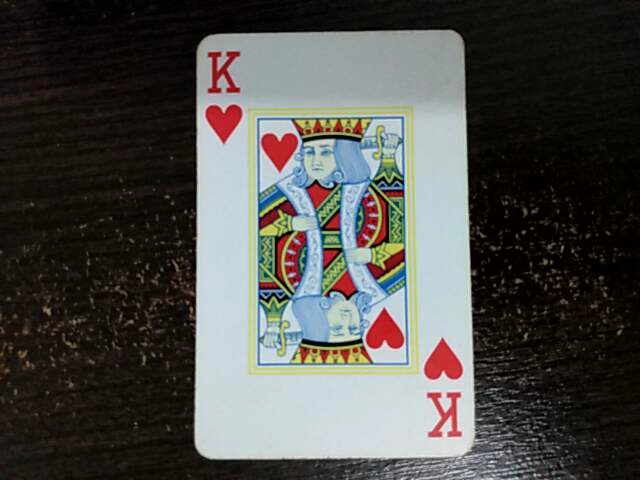
#> input picture computer_vision/featureDetector_tutorial/ImagesQuery/rei.png, 640 x 480 px, found by its file name
$ python featureDetector_tutorial_01.py
#> lines starting #> are read from the running program, lines starting #| are printed output that depends on the picture
import cv2
import numpy as np

imgKing  = cv2.imread('featureDetector_tutorial/ImagesQuery/rei.png',0)
#> imgKing: shape (480, 640); min 0, max 240, mean 77.6
imgQueen = cv2.imread('featureDetector_tutorial/ImagesQuery/rainha.png',0)
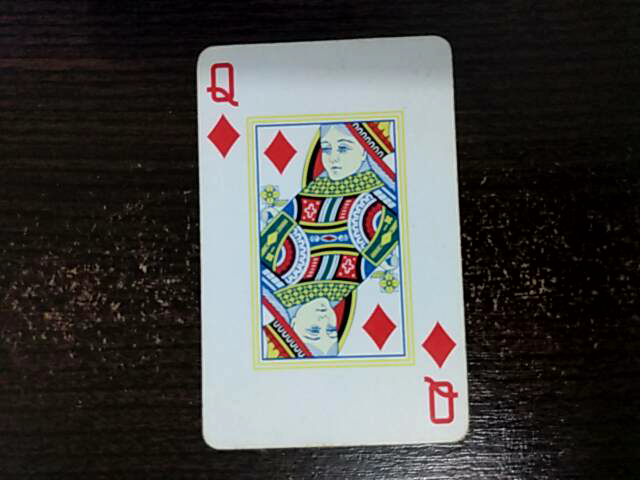
#> input picture computer_vision/featureDetector_tutorial/ImagesQuery/rainha.png, 640 x 480 px, found by its file name
#> imgQueen: shape (480, 640); min 0, max 252, mean 72.5
imgKnave = cv2.imread('featureDetector_tutorial/ImagesQuery/valete.png',0)
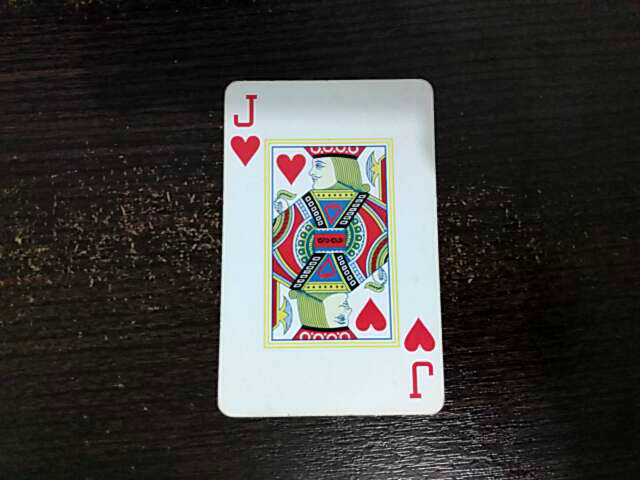
#> input picture computer_vision/featureDetector_tutorial/ImagesQuery/valete.png, 640 x 480 px, found by its file name
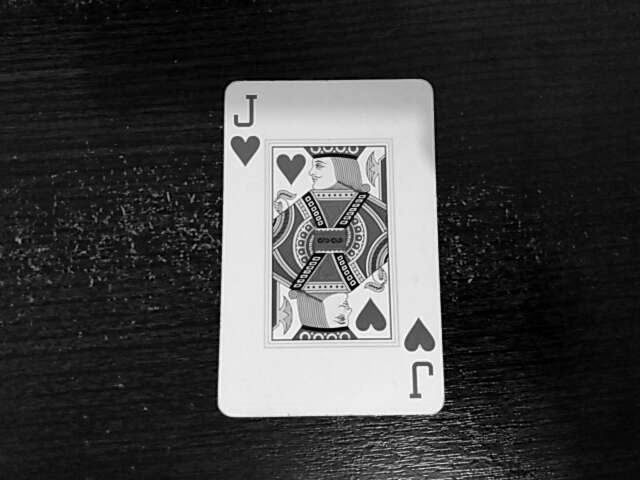
#> imgKnave: shape (480, 640); min 0, max 255, mean 64.2

orb = cv2.ORB_create(nfeatures=500)

kp_king, des_king = orb.detectAndCompute(imgKing, None)
#> kp_king = 500 keypoints; strongest (x, y, size): (361, 341, 31), (360, 341, 37.2), (359, 340, 44.6), (304, 140, 37.2)
kp_queen, des_queen = orb.detectAndCompute(imgQueen, None)
#> kp_queen = 500 keypoints; strongest (x, y, size): (282, 277, 31), (270, 324, 31), (386, 153, 31), (374, 200, 31)
kp_knave, des_knave = orb.detectAndCompute(imgKnave, None)
#> kp_knave = 500 keypoints; strongest (x, y, size): (354, 283, 31), (358, 284, 31), (306, 198, 31), (309, 193, 31)

imgKing  = cv2.drawKeypoints(imgKing, kp_king, None)
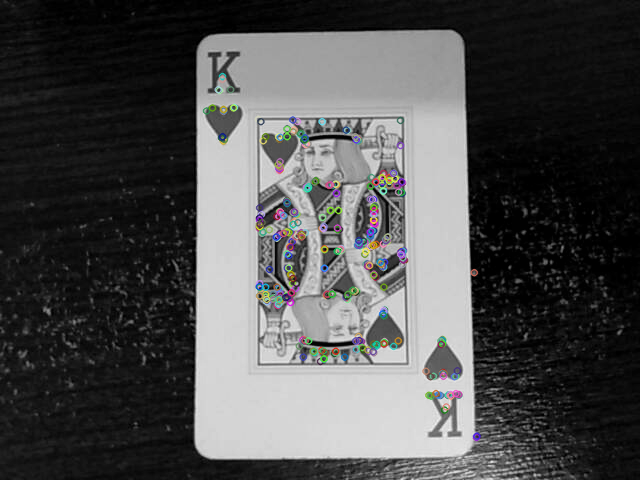
#> imgKing: shape (480, 640, 3); mean of channels 0, 1, 2 78, 78.1, 78; drawn as B, G, R
imgQueen = cv2.drawKeypoints(imgQueen, kp_queen, None)
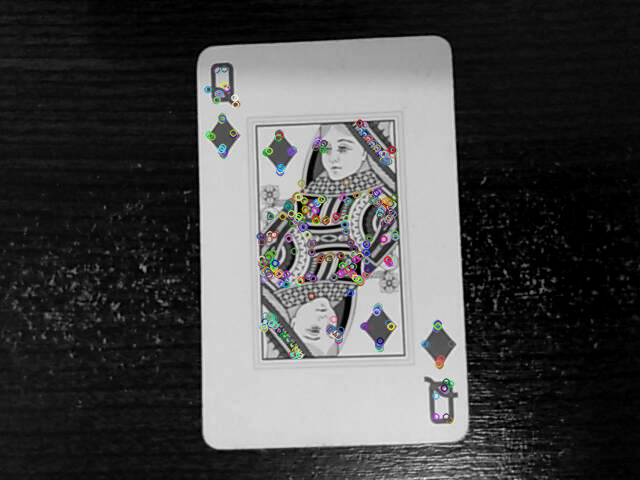
#> imgQueen: shape (480, 640, 3); mean of channels 0, 1, 2 72.7, 72.7, 72.8; drawn as B, G, R
imgKnave = cv2.drawKeypoints(imgKnave, kp_knave, None)
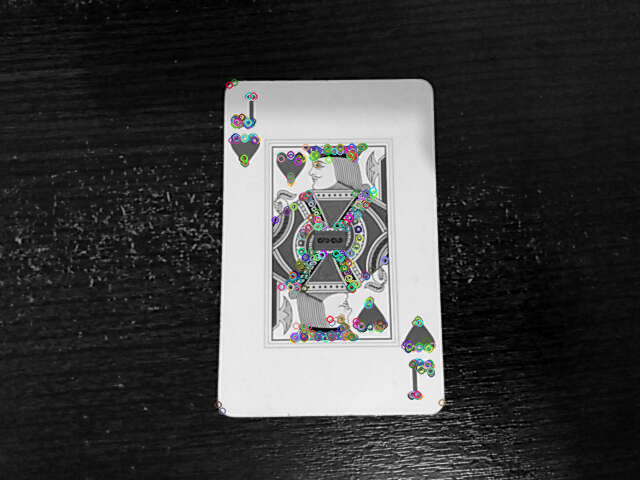
#> imgKnave: shape (480, 640, 3); mean of channels 0, 1, 2 64.1, 64.2, 64.1; drawn as B, G, R

stacked = np.hstack((imgKing, imgQueen, imgKnave))
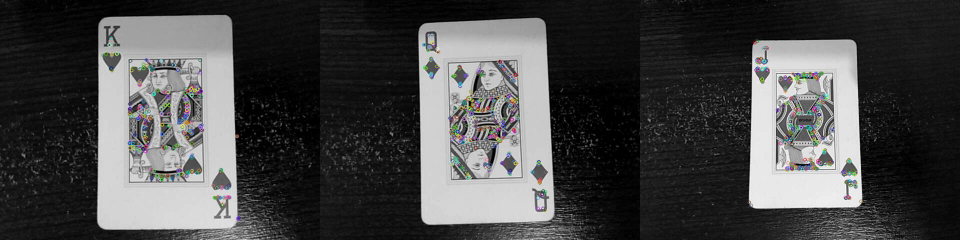
#> stacked: shape (480, 1920, 3) (shown at 1/2 size); mean of channels 0, 1, 2 71.6, 71.7, 71.6; drawn as B, G, R
cv2.imshow('Features Detected', stacked)
# cv2.imshow('Features Detected',imgKing)
cv2.waitKey(0)
